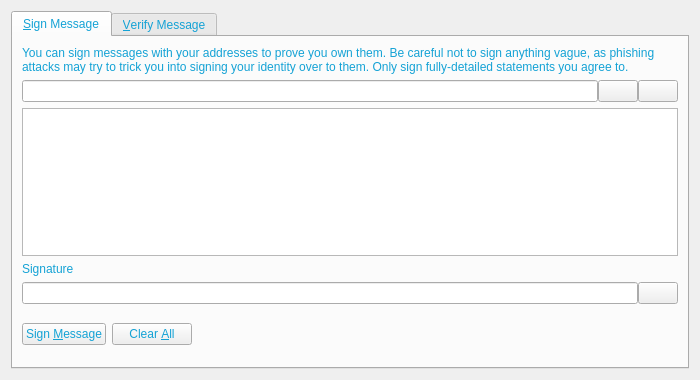
<?xml version="1.0" encoding="UTF-8"?>
<ui version="4.0">
 <class>SignVerifyMessageDialog</class>
 <widget class="QDialog" name="SignVerifyMessageDialog">
  <property name="geometry">
   <rect>
    <x>0</x>
    <y>0</y>
    <width>700</width>
    <height>380</height>
   </rect>
  </property>
  <property name="windowTitle">
   <string>Signatures - Sign / Verify a Message</string>
  </property>
  <property name="styleSheet">
   <string notr="true">background-image: url(:/images/bg01);
color: rgb(20, 162, 213);</string>
  </property>
  <property name="modal">
   <bool>true</bool>
  </property>
  <layout class="QVBoxLayout" name="verticalLayout">
   <item>
    <widget class="QTabWidget" name="tabWidget">
     <property name="currentIndex">
      <number>0</number>
     </property>
     <widget class="QWidget" name="tabSignMessage">
      <attribute name="title">
       <string>&amp;Sign Message</string>
      </attribute>
      <layout class="QVBoxLayout" name="verticalLayout_SM">
       <item>
        <widget class="QLabel" name="infoLabel_SM">
         <property name="text">
          <string>You can sign messages with your addresses to prove you own them. Be careful not to sign anything vague, as phishing attacks may try to trick you into signing your identity over to them. Only sign fully-detailed statements you agree to.</string>
         </property>
         <property name="textFormat">
          <enum>Qt::PlainText</enum>
         </property>
         <property name="wordWrap">
          <bool>true</bool>
         </property>
        </widget>
       </item>
       <item>
        <layout class="QHBoxLayout" name="horizontalLayout_1_SM">
         <property name="spacing">
          <number>0</number>
         </property>
         <item>
          <widget class="QValidatedLineEdit" name="addressIn_SM">
           <property name="toolTip">
            <string>The address to sign the message with (e.g. 1NS17iag9jJgTHD1VXjvLCEnZuQ3rJDE9L)</string>
           </property>
           <property name="maxLength">
            <number>34</number>
           </property>
          </widget>
         </item>
         <item>
          <widget class="QPushButton" name="addressBookButton_SM">
           <property name="toolTip">
            <string>Choose an address from the address book</string>
           </property>
           <property name="text">
            <string/>
           </property>
           <property name="icon">
            <iconset resource="../bitcoin.qrc">
             <normaloff>:/icons/address-book</normaloff>:/icons/address-book</iconset>
           </property>
           <property name="shortcut">
            <string>Alt+A</string>
           </property>
           <property name="autoDefault">
            <bool>false</bool>
           </property>
          </widget>
         </item>
         <item>
          <widget class="QPushButton" name="pasteButton_SM">
           <property name="toolTip">
            <string>Paste address from clipboard</string>
           </property>
           <property name="text">
            <string/>
           </property>
           <property name="icon">
            <iconset resource="../bitcoin.qrc">
             <normaloff>:/icons/editpaste</normaloff>:/icons/editpaste</iconset>
           </property>
           <property name="shortcut">
            <string>Alt+P</string>
           </property>
           <property name="autoDefault">
            <bool>false</bool>
           </property>
          </widget>
         </item>
        </layout>
       </item>
       <item>
        <widget class="QPlainTextEdit" name="messageIn_SM">
         <property name="toolTip">
          <string>Enter the message you want to sign here</string>
         </property>
        </widget>
       </item>
       <item>
        <widget class="QLabel" name="signatureLabel_SM">
         <property name="text">
          <string>Signature</string>
         </property>
         <property name="textFormat">
          <enum>Qt::PlainText</enum>
         </property>
        </widget>
       </item>
       <item>
        <layout class="QHBoxLayout" name="horizontalLayout_2_SM">
         <property name="spacing">
          <number>0</number>
         </property>
         <item>
          <widget class="QLineEdit" name="signatureOut_SM">
           <property name="font">
            <font>
             <italic>true</italic>
            </font>
           </property>
           <property name="readOnly">
            <bool>true</bool>
           </property>
          </widget>
         </item>
         <item>
          <widget class="QPushButton" name="copySignatureButton_SM">
           <property name="toolTip">
            <string>Copy the current signature to the system clipboard</string>
           </property>
           <property name="text">
            <string/>
           </property>
           <property name="icon">
            <iconset resource="../bitcoin.qrc">
             <normaloff>:/icons/editcopy</normaloff>:/icons/editcopy</iconset>
           </property>
           <property name="autoDefault">
            <bool>false</bool>
           </property>
          </widget>
         </item>
        </layout>
       </item>
       <item>
        <layout class="QHBoxLayout" name="horizontalLayout_3_SM">
         <item>
          <widget class="QPushButton" name="signMessageButton_SM">
           <property name="toolTip">
            <string>Sign the message to prove you own this UGAIN address</string>
           </property>
           <property name="text">
            <string>Sign &amp;Message</string>
           </property>
           <property name="icon">
            <iconset resource="../bitcoin.qrc">
             <normaloff>:/icons/edit</normaloff>:/icons/edit</iconset>
           </property>
           <property name="autoDefault">
            <bool>false</bool>
           </property>
          </widget>
         </item>
         <item>
          <widget class="QPushButton" name="clearButton_SM">
           <property name="toolTip">
            <string>Reset all sign message fields</string>
           </property>
           <property name="text">
            <string>Clear &amp;All</string>
           </property>
           <property name="icon">
            <iconset resource="../bitcoin.qrc">
             <normaloff>:/icons/remove</normaloff>:/icons/remove</iconset>
           </property>
           <property name="autoDefault">
            <bool>false</bool>
           </property>
          </widget>
         </item>
         <item>
          <spacer name="horizontalSpacer_1_SM">
           <property name="orientation">
            <enum>Qt::Horizontal</enum>
           </property>
           <property name="sizeHint" stdset="0">
            <size>
             <width>40</width>
             <height>48</height>
            </size>
           </property>
          </spacer>
         </item>
         <item>
          <widget class="QLabel" name="statusLabel_SM">
           <property name="font">
            <font>
             <weight>75</weight>
             <bold>true</bold>
            </font>
           </property>
           <property name="text">
            <string/>
           </property>
           <property name="wordWrap">
            <bool>true</bool>
           </property>
          </widget>
         </item>
         <item>
          <spacer name="horizontalSpacer_2_SM">
           <property name="orientation">
            <enum>Qt::Horizontal</enum>
           </property>
           <property name="sizeHint" stdset="0">
            <size>
             <width>40</width>
             <height>48</height>
            </size>
           </property>
          </spacer>
         </item>
        </layout>
       </item>
      </layout>
     </widget>
     <widget class="QWidget" name="tabVerifyMessage">
      <attribute name="title">
       <string>&amp;Verify Message</string>
      </attribute>
      <layout class="QVBoxLayout" name="verticalLayout_VM">
       <item>
        <widget class="QLabel" name="infoLabel_VM">
         <property name="text">
          <string>Enter the signing address, message (ensure you copy line breaks, spaces, tabs, etc. exactly) and signature below to verify the message. Be careful not to read more into the signature than what is in the signed message itself, to avoid being tricked by a man-in-the-middle attack.</string>
         </property>
         <property name="textFormat">
          <enum>Qt::PlainText</enum>
         </property>
         <property name="alignment">
          <set>Qt::AlignLeading|Qt::AlignLeft|Qt::AlignTop</set>
         </property>
         <property name="wordWrap">
          <bool>true</bool>
         </property>
        </widget>
       </item>
       <item>
        <layout class="QHBoxLayout" name="horizontalLayout_1_VM">
         <property name="spacing">
          <number>0</number>
         </property>
         <item>
          <widget class="QValidatedLineEdit" name="addressIn_VM">
           <property name="toolTip">
            <string>The address the message was signed with (e.g. 1NS17iag9jJgTHD1VXjvLCEnZuQ3rJDE9L)</string>
           </property>
           <property name="maxLength">
            <number>34</number>
           </property>
          </widget>
         </item>
         <item>
          <widget class="QPushButton" name="addressBookButton_VM">
           <property name="toolTip">
            <string>Choose an address from the address book</string>
           </property>
           <property name="text">
            <string/>
           </property>
           <property name="icon">
            <iconset resource="../bitcoin.qrc">
             <normaloff>:/icons/address-book</normaloff>:/icons/address-book</iconset>
           </property>
           <property name="shortcut">
            <string>Alt+A</string>
           </property>
           <property name="autoDefault">
            <bool>false</bool>
           </property>
          </widget>
         </item>
        </layout>
       </item>
       <item>
        <widget class="QPlainTextEdit" name="messageIn_VM"/>
       </item>
       <item>
        <widget class="QValidatedLineEdit" name="signatureIn_VM"/>
       </item>
       <item>
        <layout class="QHBoxLayout" name="horizontalLayout_2_VM">
         <item>
          <widget class="QPushButton" name="verifyMessageButton_VM">
           <property name="toolTip">
            <string>Verify the message to ensure it was signed with the specified UGAIN address</string>
           </property>
           <property name="text">
            <string>Verify &amp;Message</string>
           </property>
           <property name="icon">
            <iconset resource="../bitcoin.qrc">
             <normaloff>:/icons/transaction_0</normaloff>:/icons/transaction_0</iconset>
           </property>
           <property name="autoDefault">
            <bool>false</bool>
           </property>
          </widget>
         </item>
         <item>
          <widget class="QPushButton" name="clearButton_VM">
           <property name="toolTip">
            <string>Reset all verify message fields</string>
           </property>
           <property name="text">
            <string>Clear &amp;All</string>
           </property>
           <property name="icon">
            <iconset resource="../bitcoin.qrc">
             <normaloff>:/icons/remove</normaloff>:/icons/remove</iconset>
           </property>
           <property name="autoDefault">
            <bool>false</bool>
           </property>
          </widget>
         </item>
         <item>
          <spacer name="horizontalSpacer_1_VM">
           <property name="orientation">
            <enum>Qt::Horizontal</enum>
           </property>
           <property name="sizeHint" stdset="0">
            <size>
             <width>40</width>
             <height>48</height>
            </size>
           </property>
          </spacer>
         </item>
         <item>
          <widget class="QLabel" name="statusLabel_VM">
           <property name="font">
            <font>
             <weight>75</weight>
             <bold>true</bold>
            </font>
           </property>
           <property name="text">
            <string/>
           </property>
           <property name="wordWrap">
            <bool>true</bool>
           </property>
          </widget>
         </item>
         <item>
          <spacer name="horizontalSpacer_2_VM">
           <property name="orientation">
            <enum>Qt::Horizontal</enum>
           </property>
           <property name="sizeHint" stdset="0">
            <size>
             <width>40</width>
             <height>48</height>
            </size>
           </property>
          </spacer>
         </item>
        </layout>
       </item>
      </layout>
     </widget>
    </widget>
   </item>
  </layout>
 </widget>
 <customwidgets>
  <customwidget>
   <class>QValidatedLineEdit</class>
   <extends>QLineEdit</extends>
   <header>qvalidatedlineedit.h</header>
  </customwidget>
 </customwidgets>
 <resources>
  <include location="../bitcoin.qrc"/>
 </resources>
 <connections/>
</ui>
